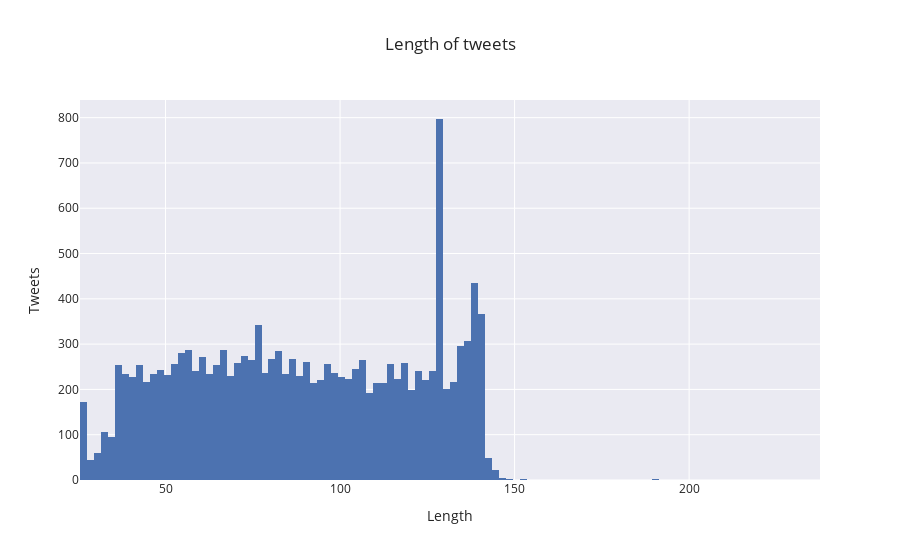

This figure's notebook cell:
### Code cell
# Calculate tweet lengths
trn_data['length'] = trn_data['tweetText'].str.len()

# Create and show histogram
fig = px.histogram(trn_data, x='length', template='seaborn', title='Length of tweets')
fig.update_layout(xaxis=dict(categoryorder='category descending', title='Length'), yaxis=dict(title='Tweets'))
fig.show()

### Figure 1 — Plotly figure (JSON) as saved in the notebook; plotly's stock layout.template omitted (floating-point values rounded to 4 significant figures; data arrays with more than 128 entries replaced by an {"elided": "..."} marker saying what was removed)
{"data": [{"alignmentgroup": "True", "bingroup": "x", "hovertemplate": "length=%{x}<br>count=%{y}<extra></extra>", "legendgroup": "", "marker": {"color": "rgb(76,114,176)", "pattern": {"shape": ""}}, "name": "", "offsetgroup": "", "orientation": "v", "showlegend": false, "type": "histogram", "x": {"elided": "14483 int values"}, "xaxis": "x", "yaxis": "y"}], "layout": {"barmode": "relative", "legend": {"tracegroupgap": 0}, "title": {"text": "Length of tweets"}, "xaxis": {"anchor": "y", "categoryorder": "category descending", "domain": [0, 1], "title": {"text": "Length"}}, "yaxis": {"anchor": "x", "domain": [0, 1], "title": {"text": "Tweets"}}}}
